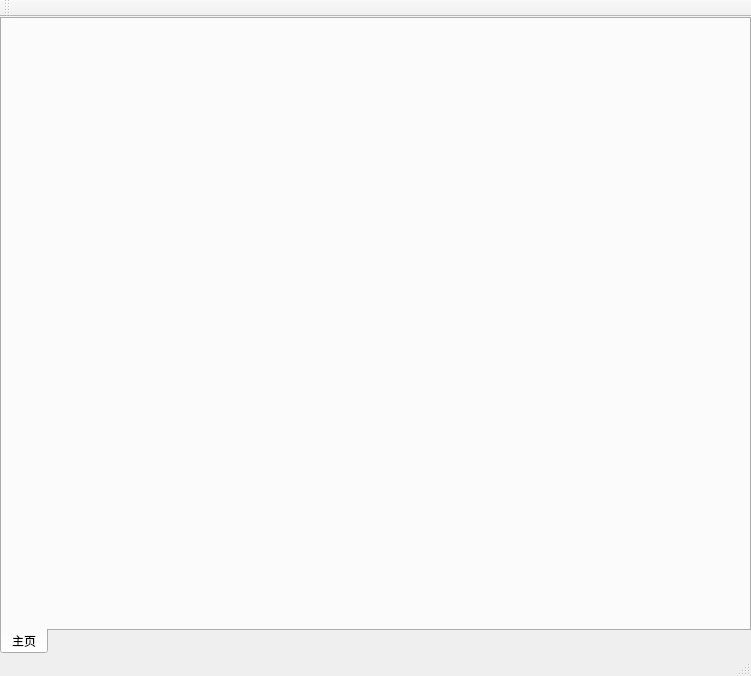
<?xml version="1.0" encoding="UTF-8"?>
<ui version="4.0">
 <class>MainWindow</class>
 <widget class="QMainWindow" name="MainWindow">
  <property name="geometry">
   <rect>
    <x>0</x>
    <y>0</y>
    <width>751</width>
    <height>676</height>
   </rect>
  </property>
  <property name="windowTitle">
   <string>MainWindow</string>
  </property>
  <widget class="QWidget" name="centralWidget">
   <layout class="QHBoxLayout" name="mainHorizontalLayout">
    <property name="spacing">
     <number>0</number>
    </property>
    <property name="leftMargin">
     <number>0</number>
    </property>
    <property name="topMargin">
     <number>0</number>
    </property>
    <property name="rightMargin">
     <number>0</number>
    </property>
    <property name="bottomMargin">
     <number>0</number>
    </property>
    <item>
     <widget class="QTabWidget" name="mainTabWidget">
      <property name="styleSheet">
       <string notr="true"/>
      </property>
      <property name="tabPosition">
       <enum>QTabWidget::South</enum>
      </property>
      <property name="currentIndex">
       <number>0</number>
      </property>
      <widget class="QWidget" name="homePageTab">
       <attribute name="title">
        <string>主页</string>
       </attribute>
       <layout class="QVBoxLayout" name="homePageVerticalLayout">
        <property name="spacing">
         <number>0</number>
        </property>
        <property name="leftMargin">
         <number>0</number>
        </property>
        <property name="topMargin">
         <number>0</number>
        </property>
        <property name="rightMargin">
         <number>0</number>
        </property>
        <property name="bottomMargin">
         <number>0</number>
        </property>
        <item>
         <widget class="QWidget" name="homePageWidget" native="true">
          <property name="styleSheet">
           <string notr="true">border-image: url(:/menu/F:/entertainment/picture/360wallpaper/292250.jpg);</string>
          </property>
         </widget>
        </item>
       </layout>
      </widget>
     </widget>
    </item>
   </layout>
  </widget>
  <widget class="QMenuBar" name="menuBar">
   <property name="geometry">
    <rect>
     <x>0</x>
     <y>0</y>
     <width>751</width>
     <height>23</height>
    </rect>
   </property>
  </widget>
  <widget class="QToolBar" name="mainToolBar">
   <attribute name="toolBarArea">
    <enum>TopToolBarArea</enum>
   </attribute>
   <attribute name="toolBarBreak">
    <bool>false</bool>
   </attribute>
  </widget>
  <widget class="QStatusBar" name="statusBar"/>
 </widget>
 <layoutdefault spacing="6" margin="11"/>
 <resources/>
 <connections/>
</ui>
